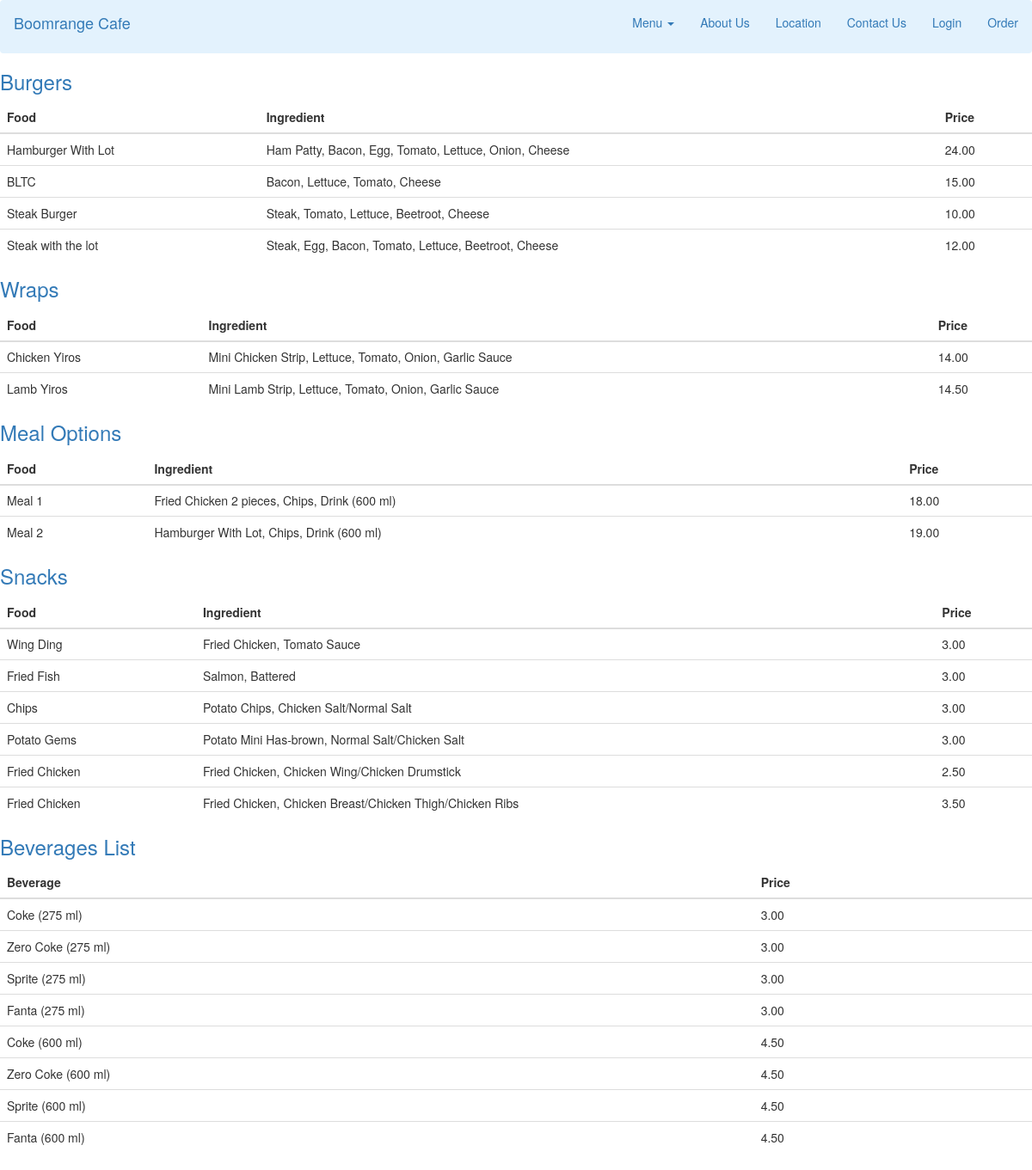
/customer/menu, run on the app's committed database.
### customer/models.py (models this page shows, shortened)
class Food(models.Model):
    MID = models.ForeignKey(Menu, on_delete=models.CASCADE)
    Name = models.CharField(max_length=60)
    Ingredient = models.CharField(max_length=1000)
    Food_Type = models.TextField(choices = Food_Types, default= 'Burgers', null=False)

class Menu(models.Model):
    MID = models.CharField(max_length=6, primary_key=True)
    Price = models.DecimalField(max_digits=4, decimal_places=2, null=False)

class Drink(models.Model):
    MID = models.ForeignKey(Menu, on_delete=models.CASCADE)
    Name = models.CharField(max_length=30)

### customer/views.py (the view)
# urls.py: path('menu', views.menu_list, name='menu_list'),
def menu_list(request):
    menus = Menu.objects.values()
    foods = Food.objects.all()
    drinks = Drink.objects.all()
    context = {'menus' : menus, 'foods' : foods, 'drinks' : drinks }
    return render(request, 'customer/menu_list.html', context )

### customer/templates/customer/menu_list.html (shortened to what this page needs)
{% extends 'customer/base.html' %}
{% block data-toggle %} data-toggle="dropdown" {% endblock %}
{% block menu %} <span class="caret"></span> {% endblock %}
{% block body %}
<div class="Burgers">
    <a name="Burgers"><h3>Burgers</h3></a>
    <table class="table table-hover">
        <thead>
          <tr>
            <th>Food</th>
            <th>Ingredient</th>
            <th>Price</th>
          </tr>
        </thead>
        <tbody>
        {% for food in foods %}
            <tr>
                {% if food.Food_Type == "Burgers" %}
                <td>{{ food.Name }}</td>
                <td>{{ food.Ingredient }}</td>
                <td>{{ food.MID.Price }}</td>
                {% endif %}
            </tr>
        {% endfor %}
        </tbody>
    </table>
</div>
<div class="Wraps">
    <a name="Wraps"><h3>Wraps</h3></a>
    <table class="table table-hover">
        <thead>
          <tr>
            <th>Food</th>
            <th>Ingredient</th>
            <th>Price</th>
          </tr>
        </thead>
        <tbody>
        {% for food in foods %}
            <tr>
                {% if food.Food_Type == "Wraps" %}
                <td>{{ food.Name }}</td>
                <td>{{ food.Ingredient }}</td>
                <td>{{ food.MID.Price }}</td>
                {% endif %}
            </tr>
        {% endfor %}
        </tbody>
    </table>
</div>
<div class="Meal Options">
    <a name="Meal Options"><h3>Meal Options</h3></a>
    <table class="table table-hover">
        <thead>
            <tr>
                <th>Food</th>
                <th>Ingredient</th>
                <th>Price</th>
            </tr>
        </thead>
        <tbody>
            {% for food in foods %}
                <tr>
                    {% if food.Food_Type == "Meal Options" %}
                    <td>{{ food.Name }}</td>
                    <td>{{ food.Ingredient }}</td>
                    <td>{{ food.MID.Price }}</td>
                    {% endif %}
                </tr>
            {% endfor %}
        </tbody>
    </table>
</div>
<div class="Snacks">
    <a name="Snacks"><h3>Snacks</h3></a>
    <table class="table table-hover">
        <thead>
            <tr>
                <th>Food</th>
                <th>Ingredient</th>
                <th>Price</th>
            </tr>
        </thead>
        <tbody>
            {% for food in foods %}
                <tr>
                    {% if food.Food_Type == "Snacks" %}
                    <td>{{ food.Name }}</td>
                    <td>{{ food.Ingredient }}</td>
                    <td>{{ food.MID.Price }}</td>
                    {% endif %}
                </tr>
            {% endfor %}
        </tbody>
    </table>
</div>
<div class="Beverages">
    <a name="Beverages"><h3>Beverages List</h3></a>
    <table class="table table-hover">
        <thead>
          <tr>
            <th>Beverage</th>
            <th>Price</th>
          </tr>
        </thead>
        <tbody>
        {% for drink in drinks %}
            <tr>
                <td>{{ drink.Name }}</td>
                <td>{{ drink.MID.Price }}</td>
            </tr>
        {% endfor %}
        </tbody>
    </table>
</div>
{% endblock %}

### customer/templates/customer/base.html (shortened to what this page needs)
{% load static %}
<!DOCTYPE html>
<html lang="en">
<head>
    <link rel="stylesheet" href="https://maxcdn.bootstrapcdn.com/bootstrap/3.4.1/css/bootstrap.min.css">
</head>
<body>
<nav class="navbar navbar-light" style="background-color: #e3f2fd;">
    <ul class="container-fluid">
        <div class="navbar-header">
          <a class="navbar-brand" href="#">Boomrange Cafe</a>
        </div>
        <ul class="nav navbar-nav navbar-right">
            <li class="nav-item dropdown active">
                <a href="{% url 'customer:menu_list' %}" class="nav-link dropdown-toggle" id="navbarDropdown"
                   {% block data-toggle %} {% endblock %} aria-haspopup="true">Menu {% block menu %} {% endblock %} </a>
            </li>
            <li class="nav-item"><a href="#">About Us</a></li>
            <li class="nav-item"><a href="#">Location</a></li>
            <li class="nav-item"><a href="#">Contact Us</a></li>
            <li class="nav-item"><a href="{% url 'customer:customer_login' %}">Login</a></li>
            <li class="nav-item"><a href="{% url 'customer:order' %}">Order</a></li>
        </ul>
    </ul>
</nav>
{% block body %}
{% endblock %}
</body>
</html>

### data on the page
Food: Name "Hamburger With Lot", Ingredient "Ham Patty, Bacon, Egg, Tomato, Lettuce, Onion, Cheese", MID.Price "24.00"
Food: Name "BLTC", Ingredient "Bacon, Lettuce, Tomato, Cheese", MID.Price "15.00"
Food: Name "Steak Burger", Ingredient "Steak, Tomato, Lettuce, Beetroot, Cheese", MID.Price "10.00"
Food: Name "Steak with the lot", Ingredient "Steak, Egg, Bacon, Tomato, Lettuce, Beetroot, Cheese", MID.Price "12.00"
Food: Name "Chicken Yiros", Ingredient "Mini Chicken Strip, Lettuce, Tomato, Onion, Garlic Sauce", MID.Price "14.00"
Food: Name "Lamb Yiros", Ingredient "Mini Lamb Strip, Lettuce, Tomato, Onion, Garlic Sauce", MID.Price "14.50"
Food: Name "Meal 1", Ingredient "Fried Chicken 2 pieces, Chips, Drink (600 ml)", MID.Price "18.00"
Food: Name "Meal 2", Ingredient "Hamburger With Lot, Chips, Drink (600 ml)", MID.Price "19.00"
Food: Name "Wing Ding", Ingredient "Fried Chicken, Tomato Sauce", MID.Price "3.00"
Food: Name "Fried Fish", Ingredient "Salmon, Battered", MID.Price "3.00"
Food: Name "Chips", Ingredient "Potato Chips, Chicken Salt/Normal Salt", MID.Price "3.00"
Food: Name "Potato Gems", Ingredient "Potato Mini Has-brown, Normal Salt/Chicken Salt", MID.Price "3.00"
Food: Name "Fried Chicken", Ingredient "Fried Chicken, Chicken Wing/Chicken Drumstick", MID.Price "2.50"
Food: Name "Fried Chicken", Ingredient "Fried Chicken, Chicken Breast/Chicken Thigh/Chicken Ribs", MID.Price "3.50"
Drink: Name "Coke (275 ml)", MID.Price "3.00"
Drink: Name "Zero Coke (275 ml)", MID.Price "3.00"
Drink: Name "Sprite (275 ml)", MID.Price "3.00"
Drink: Name "Fanta (275 ml)", MID.Price "3.00"
Drink: Name "Coke (600 ml)", MID.Price "4.50"
Drink: Name "Zero Coke (600 ml)", MID.Price "4.50"
Drink: Name "Sprite (600 ml)", MID.Price "4.50"
Drink: Name "Fanta (600 ml)", MID.Price "4.50"
